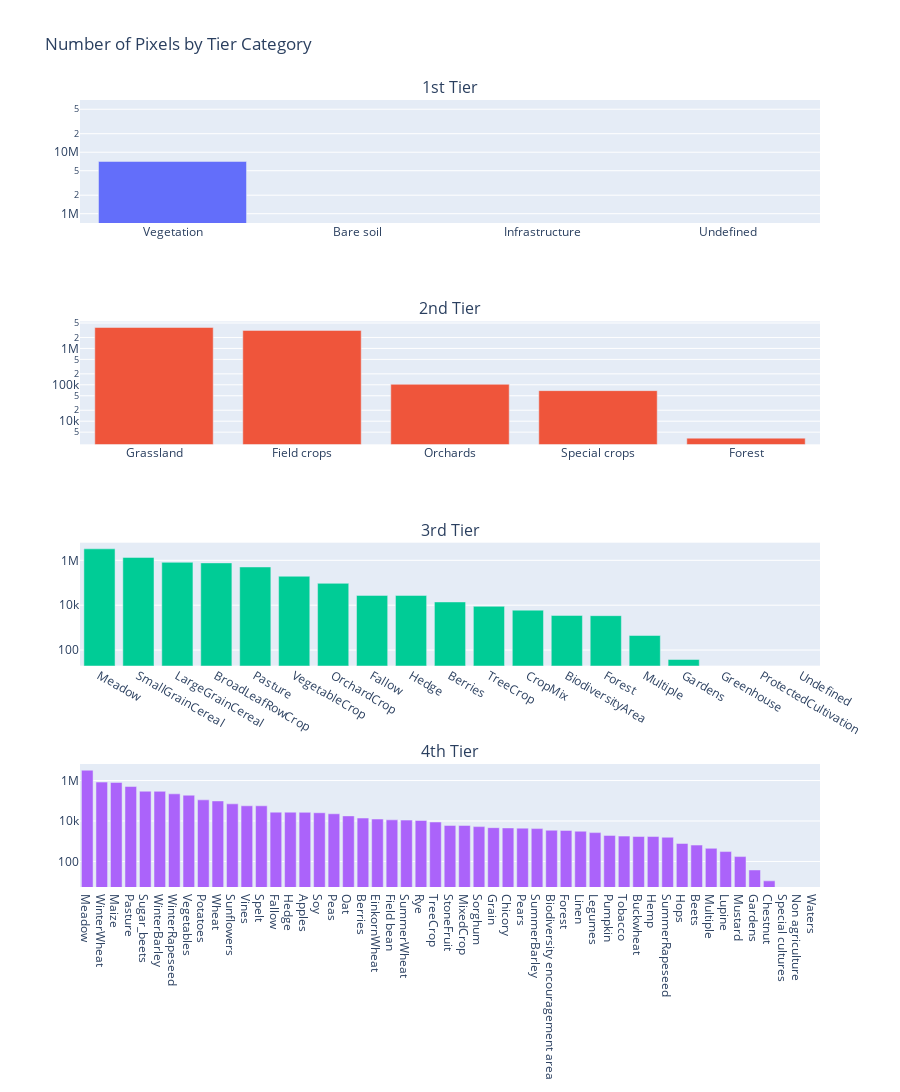

Notebook source saved alongside this figure:
### Code cell
random.seed(13)

# Create a subplot for each tier category
fig = make_subplots(rows=4, cols=1, subplot_titles=['1st Tier', '2nd Tier', '3rd Tier', '4th Tier'])

# Iterate over each tier and create a bar chart
for i, tier in enumerate(['1st_tier', '2nd_tier', '3rd_tier', '4th_tier'], start=1):
    # Group the data by the current tier and sum the counts
    grouped_data = unique_combinations_sorted.groupby(tier)['count'].sum().reset_index()
    grouped_data = grouped_data.sort_values(by='count', ascending=False)

    # Create a color map for the current tier
    color_map = {category: f'rgba({random.randint(0, 255)}, {random.randint(0, 255)}, {random.randint(0, 255)}, 1)' for category in grouped_data[tier].unique()}
    bar_colors = grouped_data[tier].map(color_map)

    # Add the bar chart to the appropriate subplot
    fig.add_trace(
        go.Bar(
            x=grouped_data[tier],
            y=grouped_data['count'],
            # marker_color=bar_colors
        ),
        row=i, col=1
    )

    # Update hover info for the trace
    fig.update_traces(
        hovertemplate="<b>%{x}</b><br>Count: %{y}",
        selector=dict(row=i, col=1)
    )

    fig.update_yaxes(type="log", row=i, col=1)

# Update the layout of the figure
fig.update_layout(
    title="Number of Pixels by Tier Category",
    height=1200,  # Adjust the height to accommodate all subplots
    showlegend=False
)

# Show the figure
fig.show()

### Figure 1 — Plotly figure (JSON) as saved in the notebook; plotly's stock layout.template omitted (floating-point values rounded to 4 significant figures)
{"data": [{"type": "bar", "x": ["Vegetation", "Bare soil", "Infrastructure", "Undefined"], "xaxis": "x", "y": [7066252, 0, 0, 0], "yaxis": "y"}, {"type": "bar", "x": ["Grassland", "Field crops", "Orchards", "Special crops", "Forest"], "xaxis": "x2", "y": [3759095, 3131380, 103207, 69153, 3417], "yaxis": "y2"}, {"type": "bar", "x": ["Meadow", "SmallGrainCereal", "LargeGrainCereal", "BroadLeafRowCrop", "Pasture", "VegetableCrop", "OrchardCrop", "Fallow", "Hedge", "Berries", "TreeCrop", "CropMix", "BiodiversityArea", "Forest", "Multiple", "Gardens", "Greenhouse", "ProtectedCultivation", "Undefined"], "xaxis": "x3", "y": [3249831, 1346962, 814838, 768464, 505770, 195094, 94301, 27371, 27329, 13969, 8906, 6022, 3494, 3417, 446, 38, 0, 0, 0], "yaxis": "y3"}, {"type": "bar", "x": ["Meadow", "WinterWheat", "Maize", "Pasture", "Sugar_beets", "WinterBarley", "WinterRapeseed", "Vegetables", "Potatoes", "Wheat", "Sunflowers", "Vines", "Spelt", "Fallow", "Hedge", "Apples", "Soy", "Peas", "Oat", "Berries", "EinkornWheat", "Field bean", "SummerWheat", "Rye", "TreeCrop", "StoneFruit", "MixedCrop", "Sorghum", "Grain", "Chicory", "Pears", "SummerBarley", "Biodiversity encouragement area", "Forest", "Linen", "Legumes", "Pumpkin", "Tobacco", "Buckwheat", "Hemp", "SummerRapeseed", "Hops", "Beets", "Multiple", "Lupine", "Mustard", "Gardens", "Chestnut", "Special cultures", "Non agriculture", "Waters"], "xaxis": "x4", "y": [3249831, 837126, 809566, 505770, 295998, 292885, 219773, 188621, 110835, 97948, 70232, 56337, 56321, 27371, 27329, 26699, 25544, 22732, 17895, 13969, 12525, 11369, 11065, 10602, 8906, 6038, 6022, 5272, 4677, 4532, 4442, 4210, 3494, 3417, 3126, 2666, 1941, 1788, 1708, 1704, 1571, 774, 644, 446, 308, 174, 38, 11, 0, 0, 0], "yaxis": "y4"}], "layout": {"annotations": [{"font": {"size": 16}, "showarrow": false, "text": "1st Tier", "x": 0.5, "xanchor": "center", "xref": "paper", "y": 1, "yanchor": "bottom", "yref": "paper"}, {"font": {"size": 16}, "showarrow": false, "text": "2nd Tier", "x": 0.5, "xanchor": "center", "xref": "paper", "y": 0.7188, "yanchor": "bottom", "yref": "paper"}, {"font": {"size": 16}, "showarrow": false, "text": "3rd Tier", "x": 0.5, "xanchor": "center", "xref": "paper", "y": 0.4375, "yanchor": "bottom", "yref": "paper"}, {"font": {"size": 16}, "showarrow": false, "text": "4th Tier", "x": 0.5, "xanchor": "center", "xref": "paper", "y": 0.1562, "yanchor": "bottom", "yref": "paper"}], "height": 1200, "showlegend": false, "title": {"text": "Number of Pixels by Tier Category"}, "xaxis": {"anchor": "y", "domain": [0, 1]}, "xaxis2": {"anchor": "y2", "domain": [0, 1]}, "xaxis3": {"anchor": "y3", "domain": [0, 1]}, "xaxis4": {"anchor": "y4", "domain": [0, 1]}, "yaxis": {"anchor": "x", "domain": [0.8438, 1], "type": "log"}, "yaxis2": {"anchor": "x2", "domain": [0.5625, 0.7188], "type": "log"}, "yaxis3": {"anchor": "x3", "domain": [0.2812, 0.4375], "type": "log"}, "yaxis4": {"anchor": "x4", "domain": [0, 0.1562], "type": "log"}}}
